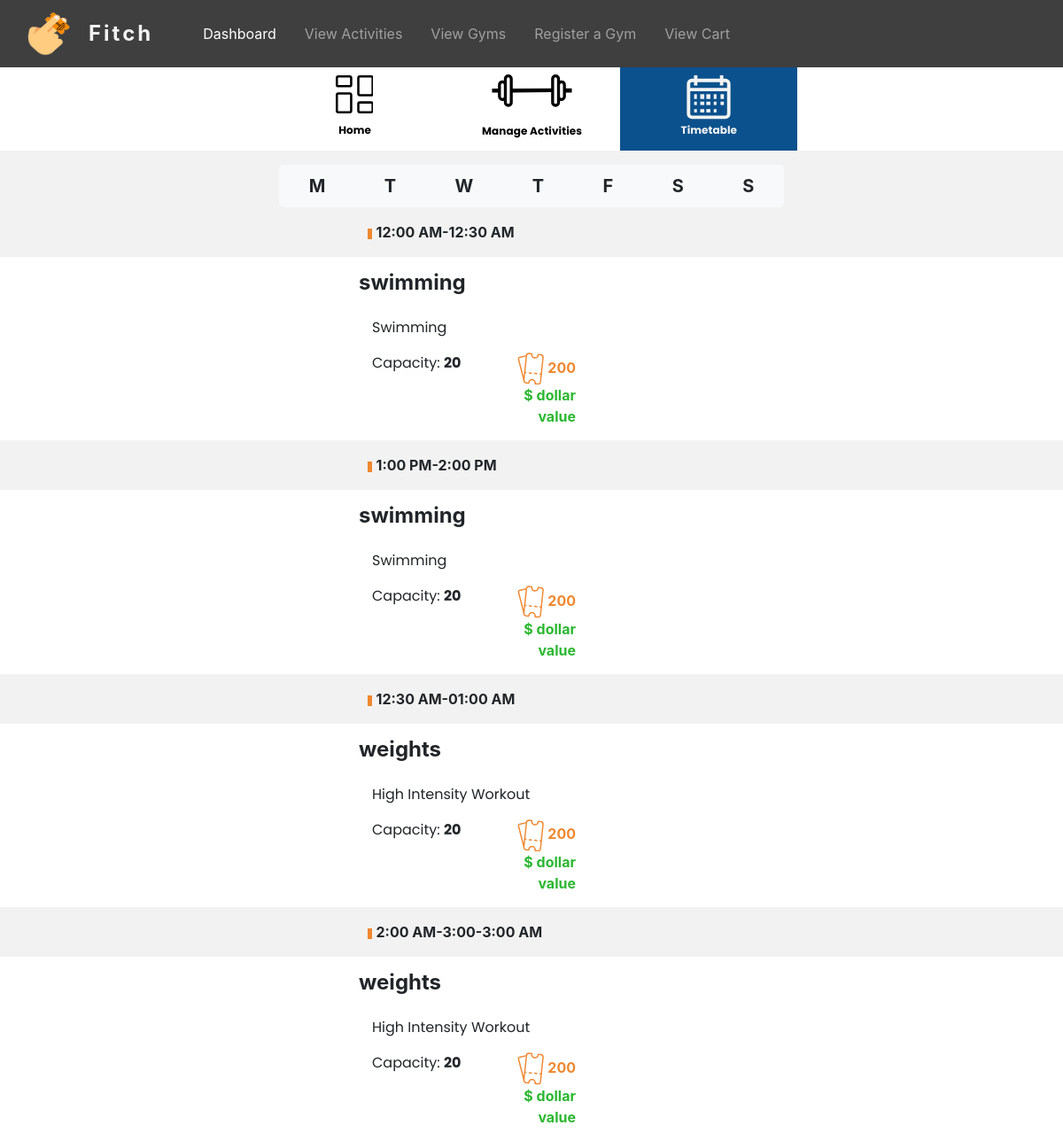
/gym/Timetable (signed in), run on an earlier commit of the app's database.
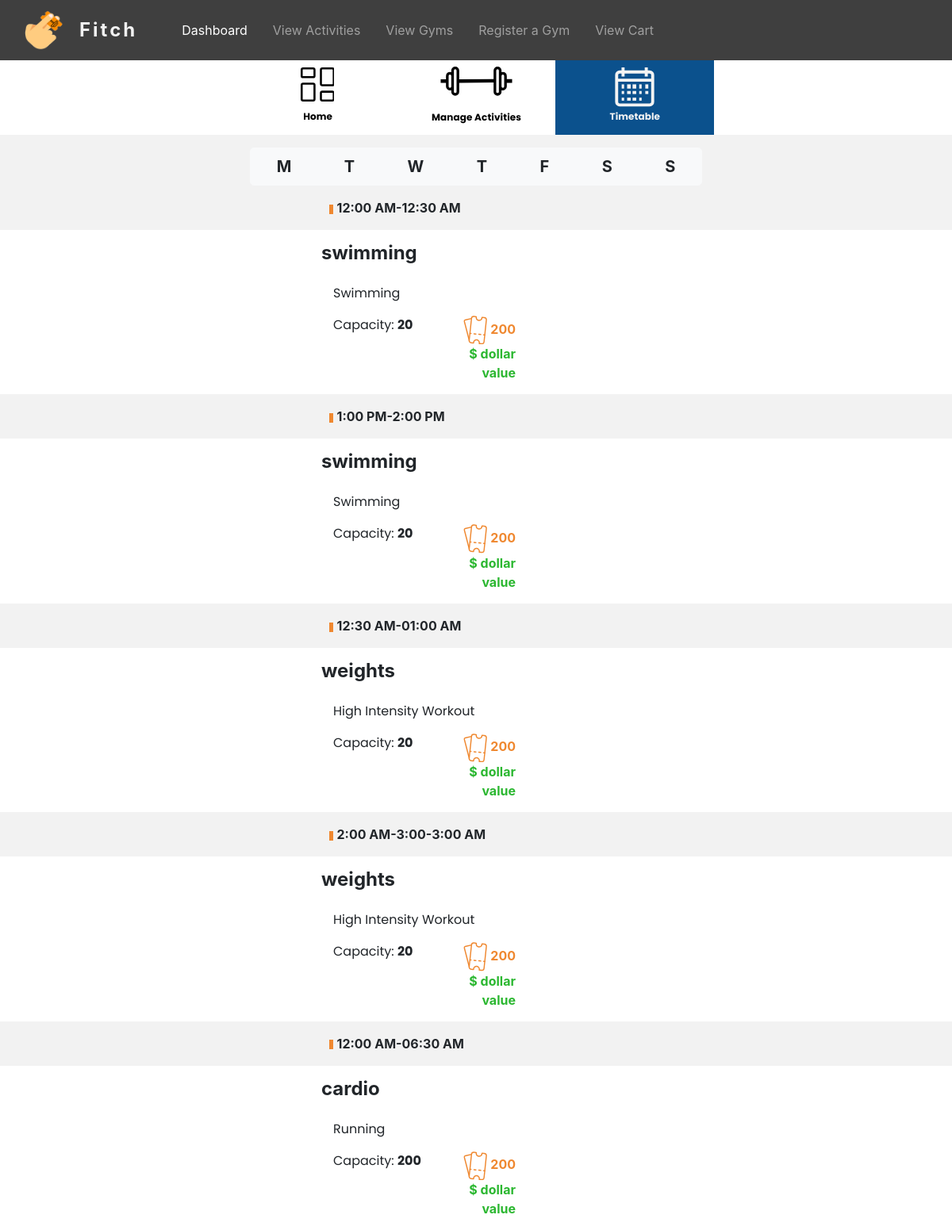
And on a later commit of the database.
### tables this page shows
CREATE TABLE `gym_activity_timetable` (
  `id` int(11) NOT NULL,
  `activity_id` int(11) NOT NULL,
  `gym_id` int(11) NOT NULL,
  `day` varchar(255) NOT NULL,
  `time` varchar(255) NOT NULL,
  `sale_percentage` int(20) DEFAULT NULL
);

CREATE TABLE `gym_activity` (
  `id` int(20) NOT NULL,
  `gym_id` int(20) NOT NULL,
  `activity_name` varchar(255) NOT NULL,
  `category` varchar(255) NOT NULL,
  `sessions_per_week` varchar(255) NOT NULL,
  `max_capacity` int(20) NOT NULL,
  `credit` int(20) NOT NULL,
  `description` varchar(255) NOT NULL,
  `status` int(20) NOT NULL
);

### app/libraries/Core.php (called while the page is built, shortened)
<?php
class Core
{
  protected $currentMethod = 'index';
  public function __construct()
  {
    $url = $this->getUrl();
    if (file_exists('../app/controllers/' . ucwords($url[0]) . '.php')) {
      unset($url[0]);
    }
    $this->currentController = new $this->currentController;
    if (isset($url[1])) {
      if (method_exists($this->currentController, $url[1])) {
        $this->currentMethod = $url[1];
        unset($url[1]);
      }
    }
    $this->params = $url ? array_values($url) : [];
    call_user_func_array([$this->currentController, $this->currentMethod], $this->params);
  }
  public function getUrl()
  {
    if (isset($_GET['url'])) {
      $url = rtrim($_GET['url'], '/');
      $url = filter_var($url, FILTER_SANITIZE_URL);
      $url = explode('/', $url);
      return $url;
    }
  }
}

### public/index.php (called while the page is built, shortened)
<?php
  $init = new Core;

### app/libraries/Database.php (called while the page is built, shortened)
<?php
class Database
{
  private $host = DB_HOST;
  private $user = DB_USER;
  private $pass = DB_PASS;
  private $dbname = DB_NAME;
  private $dbh;
  private $stmt;
  public function __construct()
  {
    $dsn = 'mysql:host=' . $this->host . ';dbname=' . $this->dbname;
    $options = array(
      PDO::ATTR_PERSISTENT => true,
      PDO::ATTR_ERRMODE => PDO::ERRMODE_EXCEPTION
    );
    try {
      $this->dbh = new PDO($dsn, $this->user, $this->pass, $options);
    } catch (PDOException $e) {
      $this->error = $e->getMessage();
      echo $this->error;
    }
  }
  public function query($sql)
  {
    $this->stmt = $this->dbh->prepare($sql);
  }
  public function bind($param, $value, $type = null)
  {
    if (is_null($type)) {
      switch (true) {
        default:
          $type = PDO::PARAM_STR;
      }
    }
    $this->stmt->bindValue($param, $value, $type);
  }
  public function execute()
  {
    return $this->stmt->execute();
  }
  public function resultSet()
  {
    $this->execute();
    return $this->stmt->fetchAll(PDO::FETCH_OBJ);
  }
  public function single()
  {
    $this->execute();
    return $this->stmt->fetch(PDO::FETCH_OBJ);
  }
}

### app/models/GymModel.php (called while the page is built, shortened)
<?php
class GymModel
{
  private $db;
  public function __construct()
  {
    $this->db = new Database;
  }
  public function viewtimeTable($data)
  {
    $this->db->query('SELECT gym_activity_timetable.day, gym_activity_timetable.time, gym_activity.activity_name, gym_activity.category, gym_activity.sessions_per_week, gym_activity.max_capacity, gym_activity.credit FROM gym_activity_timetable INNER JOIN gym_activity ON gym_activity_timetable.activity_id = gym_activity.id where gym_activity_timetable.gym_id = :gym_id and gym_activity_timetable.day=:day');
    $this->db->bind(':gym_id', $data['gym_id']);
    $this->db->bind(':day', $data['day']);
    $row = $this->db->resultSet();
    if ($this->db->rowCount() > 0) {
      return $row;
    }
  }
}

### app/models/Account.php (called while the page is built, shortened)
<?php
class Account
{
    private $db;
    public function __construct()
    {
        $this->db = new Database;
    }
    public function fetchGymInformation($gym_id)
    {
        $this->db->query('SELECT * FROM gym_information WHERE gym_id = :gym_id');
        $this->db->bind(':gym_id', $gym_id);
        $row = $this->db->single();
        if ($this->db->rowCount() > 0) {
            return $row;
        }
    }
}

### app/views/Gym/timetable.php (the view, shortened to what the rows shown need)
<div class="container-fluid mt-3">
	<?php
	if (empty($data['error'])) {
		foreach ($data['gym_activity'] as $single) {
			echo '
					<div class="row justify-content-center mt-3">
						<div class="col-sm-12 col-md-8 col-xl-4 align-self-center" style="flex-direction=row;">
							<svg xmlns="http://www.w3.org/2000/svg" width="5" height="12" viewBox="0 0 5 12">
								<rect id="Rectangle_101" data-name="Rectangle 101" width="5" height="12" fill="#ef8830"/>
							</svg>
							<b>' . $single->time . '</b>
						</div>
					</div>
					<div class="row justify-content-center mt-3" style="background-color: white; padding:15px;">
						<div class="col-sm-12 col-md-8 col-md-8 col-xl-4">
							<div class="row">
								<div class="col-12 pl-md-0">
									<h4><b>' . $single->category . '</b></h4>
								</div>
							</div>
									<div class="row mt-3">
										<div class="col-sm-12 col-md-8">
											<p>' . $single->activity_name . '</p>
										</div>
										<div class="col-sm-12 col-md-8">
											<div class="row">
										<div class="col-7 pr-0">
											<p>Capacity: <b>' . $single->max_capacity . '</b></p>
										</div>
										<div class="col-5 text-right">
											<div class="row">
												<div class="col-12">
													<span style="color: #EF8830;">
														<b>' . $single->credit . '</b>
													</span>
												</div>
											</div>
											<div class="row justify-content-end">
												<div class="col-12 text-right">
													<span style="color: #2BB730;">
														<b>$ dollar value</b>
													</span>
												</div>
											</div>
										</div>
									</div>
										</div>
									</div>
								</div>
					</div>';
		}
	} ?>
</div>

What changed in the data, as far as the page shows it:
added gym_activity_timetable: time "12:00 AM-06:30 AM", gym_activity.category "cardio", gym_activity.activity_name "Running", gym_activity.max_capacity "200", gym_activity.credit "200"
